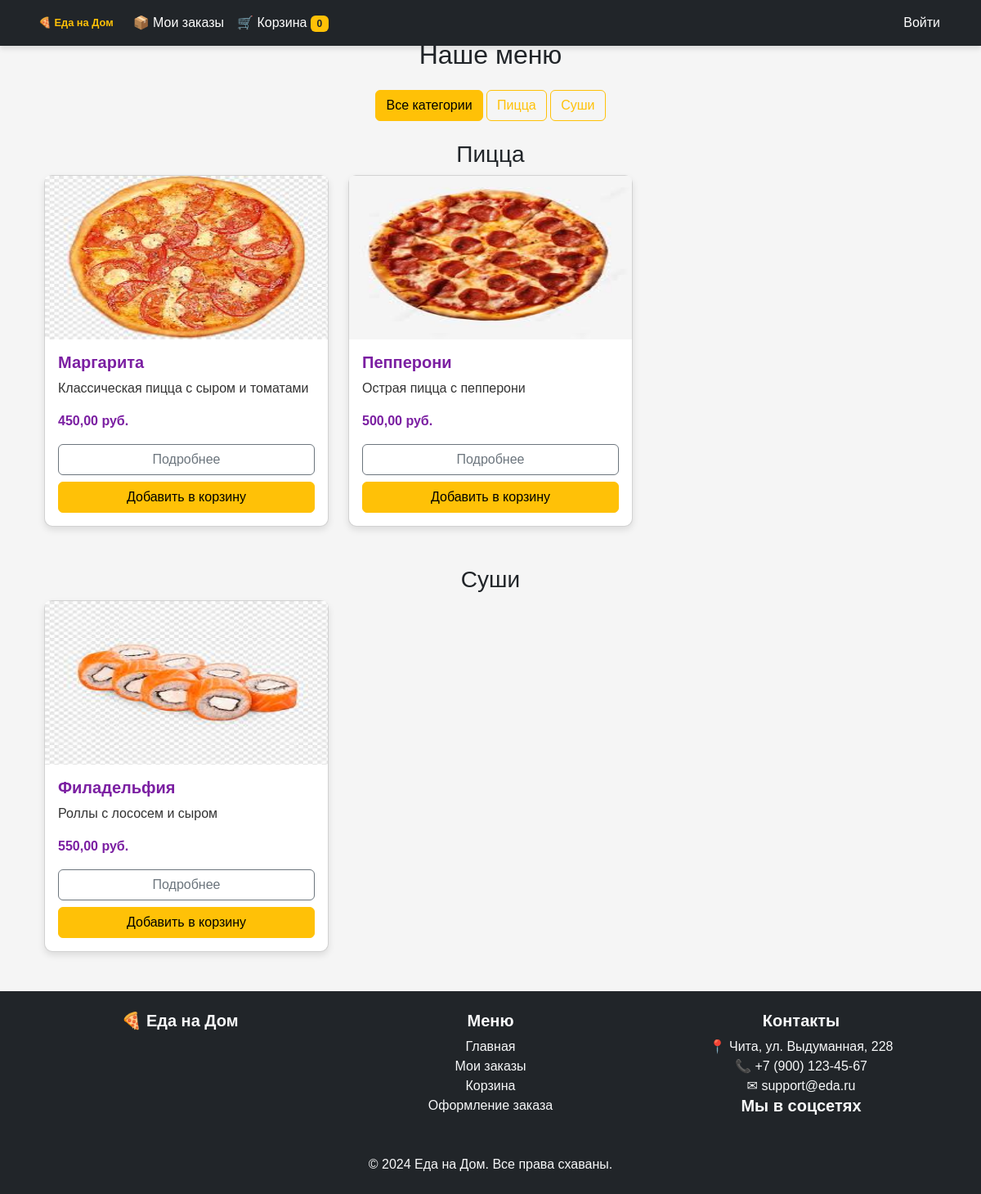
The app's page /, older data.
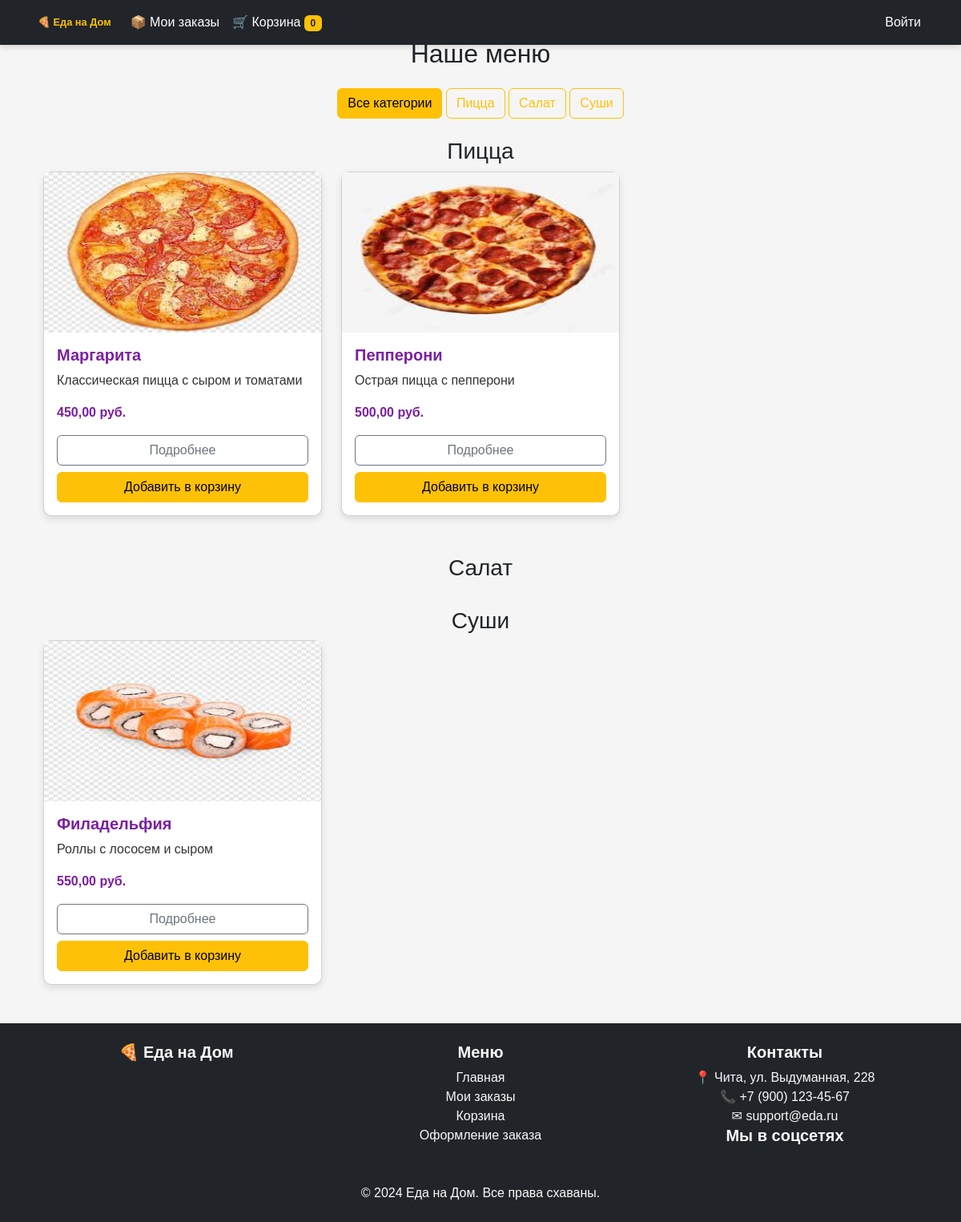
The same page, newer data.
### main/models.py (models this page shows, shortened)
class ProductCategory(models.Model):
    name = models.CharField(max_length=100)
    slug = models.SlugField(max_length=120, unique=True, blank=True)
    parent = models.ForeignKey('self', null=True, blank=True, on_delete=models.SET_NULL, related_name="subcategories")
    class Meta:
        verbose_name = "Категория продуктов"
        verbose_name_plural = "Категории продуктов"
        ordering = ['name']

class Product(models.Model):
    name = models.CharField(max_length=255)
    slug = models.SlugField(max_length=255, unique=True, blank=True)
    description = models.TextField(blank=True, null=True)
    category = models.ForeignKey(ProductCategory, on_delete=models.CASCADE, related_name="products")
    price = models.DecimalField(max_digits=10, decimal_places=2)
    image = models.ImageField(upload_to='products/', blank=True, null=True)
    class Meta:
        verbose_name = "Продукт"
        verbose_name_plural = "Продукты"
        ordering = ['name']

### main/views.py (the view)
# urls.py: 2. Add a URL to urlpatterns:  path('', views.home, name='home')
def home(request):
    category_slug = request.GET.get("category")  # Получаем параметр из URL (например, ?category=pizza)
    categories = ProductCategory.objects.all()  # Все категории
    products = Product.objects.all()  # Все товары
    if category_slug:
        selected_category = ProductCategory.objects.filter(slug=category_slug).first()
        if selected_category:
            products = products.filter(category=selected_category)  # Фильтруем товары по категории
    context = {
        "categories": categories,
        "products": products,
        "selected_category": category_slug,
    }
    return render(request, "index.html", context=context)

### main/context_processors.py (called while the page is built)
def cart_items_count(request):
    cart = Cart(request)
    return {'cart_items_count': len(cart.cart)}

### templates/index.html (shortened to what this page needs)
{% extends 'base.html' %}
{% block content %}
<div class="container">
    <h2 class="text-center my-4">Наше меню</h2>
    <div class="mb-3 text-center">
        <a href="{% url 'home' %}" class="btn btn-outline-warning {% if not selected_category %}active{% endif %}">
            Все категории
        </a>
        {% for category in categories %}
        <a href="{% url 'home' %}?category={{ category.slug }}" class="btn btn-outline-warning {% if selected_category == category.slug %}active{% endif %}">
            {{ category.name }}
        </a>
        {% endfor %}
    </div>
    {% if selected_category %}
        {% for category in categories %}
            {% if category.slug == selected_category %}
                <h3 class="mt-4"><center>{{ category.name }}</center></h3>
                <div class="row">
                    {% for product in products %}
                    <div class="col-md-4 mb-4">
                        <div class="card">
                            <img src="{{ product.image.url }}" class="card-img-top" alt="{{ product.name }}">
                            <div class="card-body">
                                <h5 class="card-title">{{ product.name }}</h5>
                                <p class="card-text">{{ product.description }}</p>
                                <p class="card-text"><strong style="color: var(--primary-color);">{{ product.price }} руб.</strong></p>
                                <div class="mt-auto">
                                    <a href="{% url 'product_detail' product.id %}" class="btn btn-outline-secondary w-100 mb-2">Подробнее</a>
                                    <form method="POST" action="{% url 'cart_add' product.id %}">
                                        {% csrf_token %}
                                        <input type="hidden" name="quantity" value="1">
                                        <button type="submit" class="btn btn-warning w-100">Добавить в корзину</button>
                                    </form>
                                </div>
                            </div>
                        </div>
                    </div>
                    {% endfor %}
                </div>
            {% endif %}
        {% endfor %}
    {% else %}
        {% for category in categories %}
            <h3 class="mt-4"><center>{{ category.name }}</center></h3>
            <div class="row">
                {% for product in products %}
                    {% if product.category == category %}
                    <div class="col-md-4 mb-4">
                        <div class="card">
                            <img src="{{ product.image.url }}" class="card-img-top" alt="{{ product.name }}">
                            <div class="card-body">
                                <h5 class="card-title">{{ product.name }}</h5>
                                <p class="card-text">{{ product.description }}</p>
                                <p class="card-text"><strong style="color: var(--primary-color);">{{ product.price }} руб.</strong></p>
                                <div class="mt-auto">
                                    <a href="{% url 'product_detail' product.id %}" class="btn btn-outline-secondary w-100 mb-2">Подробнее</a>
                                    <form method="POST" action="{% url 'cart_add' product.id %}">
                                        <button type="submit" class="btn btn-warning w-100">Добавить в корзину</button>
                                    </form>
                                </div>
                            </div>
                        </div>
                    </div>
                    {% endif %}
                {% endfor %}
            </div>
        {% endfor %}
    {% endif %}
</div>
{% endblock %}

Row changes from the older to the newer data that the page shows:
added ProductCategory: name "Салат"
